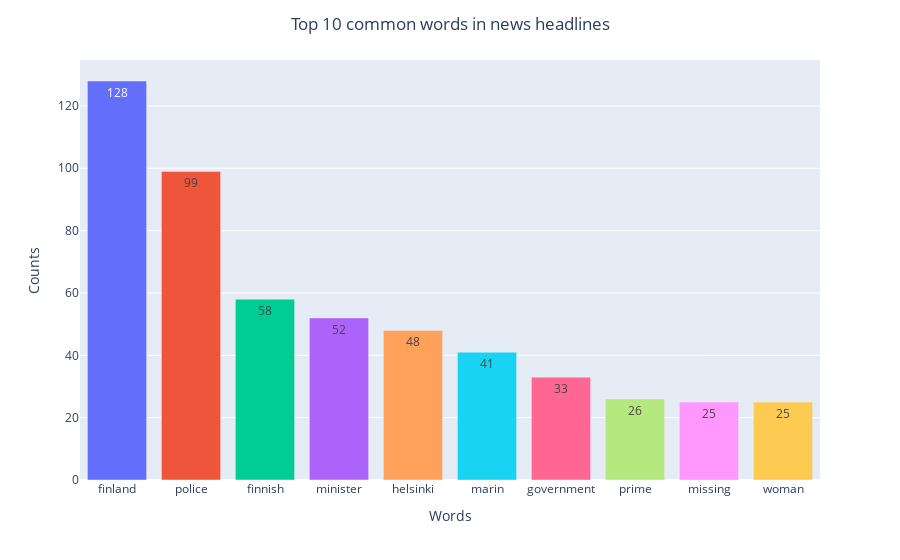

Notebook code cell kept with this figure:
### Markdown cell above
## Top 10 common words in news headlines

### Code cell
df_titles = pd.DataFrame(counts_titles.items(),columns=['Words','Counts'])
top_10_titles = df_titles.sort_values(ascending=False,by=['Counts']).head(10)
fig = px.bar(data_frame=top_10_titles, x='Words', y='Counts',text='Counts',color='Words',)
fig.update_layout(title='Top 10 common words in news headlines', title_x=0.5,showlegend=False)
fig.show()

### Figure 1 — Plotly figure (JSON) as saved in the notebook; plotly's stock layout.template omitted (floating-point values rounded to 4 significant figures)
{"data": [{"alignmentgroup": "True", "hovertemplate": "Words=%{x}<br>Counts=%{text}<extra></extra>", "legendgroup": "finland", "marker": {"color": "#636efa", "pattern": {"shape": ""}}, "name": "finland", "offsetgroup": "finland", "orientation": "v", "showlegend": true, "text": ["128"], "textposition": "auto", "type": "bar", "x": ["finland"], "xaxis": "x", "y": [128], "yaxis": "y"}, {"alignmentgroup": "True", "hovertemplate": "Words=%{x}<br>Counts=%{text}<extra></extra>", "legendgroup": "police", "marker": {"color": "#EF553B", "pattern": {"shape": ""}}, "name": "police", "offsetgroup": "police", "orientation": "v", "showlegend": true, "text": ["99"], "textposition": "auto", "type": "bar", "x": ["police"], "xaxis": "x", "y": [99], "yaxis": "y"}, {"alignmentgroup": "True", "hovertemplate": "Words=%{x}<br>Counts=%{text}<extra></extra>", "legendgroup": "finnish", "marker": {"color": "#00cc96", "pattern": {"shape": ""}}, "name": "finnish", "offsetgroup": "finnish", "orientation": "v", "showlegend": true, "text": ["58"], "textposition": "auto", "type": "bar", "x": ["finnish"], "xaxis": "x", "y": [58], "yaxis": "y"}, {"alignmentgroup": "True", "hovertemplate": "Words=%{x}<br>Counts=%{text}<extra></extra>", "legendgroup": "minister", "marker": {"color": "#ab63fa", "pattern": {"shape": ""}}, "name": "minister", "offsetgroup": "minister", "orientation": "v", "showlegend": true, "text": ["52"], "textposition": "auto", "type": "bar", "x": ["minister"], "xaxis": "x", "y": [52], "yaxis": "y"}, {"alignmentgroup": "True", "hovertemplate": "Words=%{x}<br>Counts=%{text}<extra></extra>", "legendgroup": "helsinki", "marker": {"color": "#FFA15A", "pattern": {"shape": ""}}, "name": "helsinki", "offsetgroup": "helsinki", "orientation": "v", "showlegend": true, "text": ["48"], "textposition": "auto", "type": "bar", "x": ["helsinki"], "xaxis": "x", "y": [48], "yaxis": "y"}, {"alignmentgroup": "True", "hovertemplate": "Words=%{x}<br>Counts=%{text}<extra></extra>", "legendgroup": "marin", "marker": {"color": "#19d3f3", "pattern": {"shape": ""}}, "name": "marin", "offsetgroup": "marin", "orientation": "v", "showlegend": true, "text": ["41"], "textposition": "auto", "type": "bar", "x": ["marin"], "xaxis": "x", "y": [41], "yaxis": "y"}, {"alignmentgroup": "True", "hovertemplate": "Words=%{x}<br>Counts=%{text}<extra></extra>", "legendgroup": "government", "marker": {"color": "#FF6692", "pattern": {"shape": ""}}, "name": "government", "offsetgroup": "government", "orientation": "v", "showlegend": true, "text": ["33"], "textposition": "auto", "type": "bar", "x": ["government"], "xaxis": "x", "y": [33], "yaxis": "y"}, {"alignmentgroup": "True", "hovertemplate": "Words=%{x}<br>Counts=%{text}<extra></extra>", "legendgroup": "prime", "marker": {"color": "#B6E880", "pattern": {"shape": ""}}, "name": "prime", "offsetgroup": "prime", "orientation": "v", "showlegend": true, "text": ["26"], "textposition": "auto", "type": "bar", "x": ["prime"], "xaxis": "x", "y": [26], "yaxis": "y"}, {"alignmentgroup": "True", "hovertemplate": "Words=%{x}<br>Counts=%{text}<extra></extra>", "legendgroup": "missing", "marker": {"color": "#FF97FF", "pattern": {"shape": ""}}, "name": "missing", "offsetgroup": "missing", "orientation": "v", "showlegend": true, "text": ["25"], "textposition": "auto", "type": "bar", "x": ["missing"], "xaxis": "x", "y": [25], "yaxis": "y"}, {"alignmentgroup": "True", "hovertemplate": "Words=%{x}<br>Counts=%{text}<extra></extra>", "legendgroup": "woman", "marker": {"color": "#FECB52", "pattern": {"shape": ""}}, "name": "woman", "offsetgroup": "woman", "orientation": "v", "showlegend": true, "text": ["25"], "textposition": "auto", "type": "bar", "x": ["woman"], "xaxis": "x", "y": [25], "yaxis": "y"}], "layout": {"barmode": "relative", "legend": {"title": {"text": "Words"}, "tracegroupgap": 0}, "margin": {"t": 60}, "showlegend": false, "title": {"text": "Top 10 common words in news headlines", "x": 0.5}, "xaxis": {"anchor": "y", "categoryarray": ["finland", "police", "finnish", "minister", "helsinki", "marin", "government", "prime", "missing", "woman"], "categoryorder": "array", "domain": [0, 1], "title": {"text": "Words"}}, "yaxis": {"anchor": "x", "domain": [0, 1], "title": {"text": "Counts"}}}}
